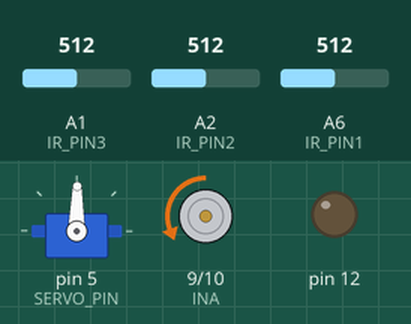
This sketch was run on a simulated Arduino Nano, built with avr-gcc and run on an emulated ATmega328P. On the bench: servo, motor-driver pin pairs drawn as motors (green arrow = first pin HIGH = forward, orange = second pin HIGH = backward, longer = more drive, scaled by the enable pin), output pins drawn as LEDs (lit = HIGH). Inputs (shaded band) come from the test bench; at power-on: A2 (IR_PIN2) = 512, A6 (IR_PIN1) = 512, A1 (IR_PIN3) = 512.

Above: at 4.2 s.
4.3 s: A2 (IR_PIN2) set to 335
7.3 s: A2 (IR_PIN2) set to 313
At 8.6 s:
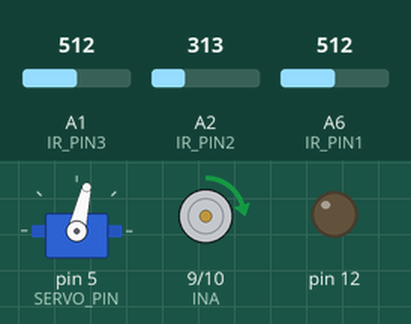
8.9 s: A6 (IR_PIN1) set to 6
At 9.6 s:
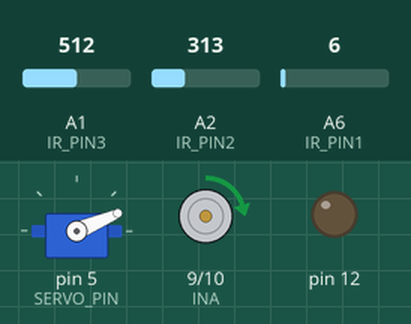
11.9 s: A6 (IR_PIN1) set to 26
At 13.1 s:
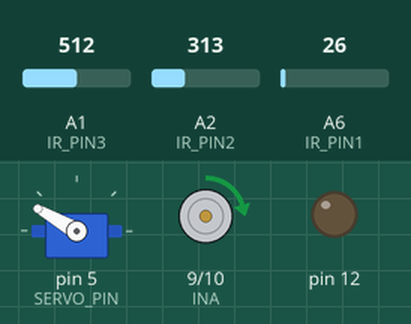
13.4 s: A6 (IR_PIN1) set to 306
At 14.6 s:
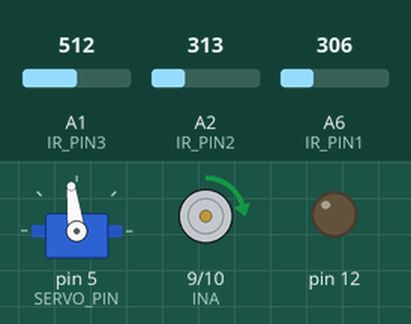
14.9 s: A1 (IR_PIN3) set to 716
At 15.5 s:
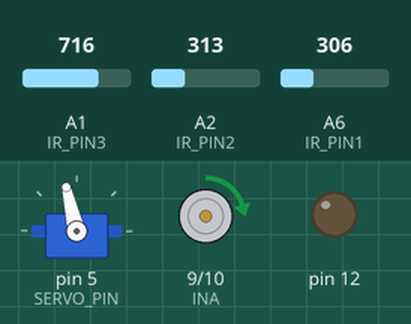
Timing chart, 0 to 17.4 s (numbered marks = the images above; inputs shaded):
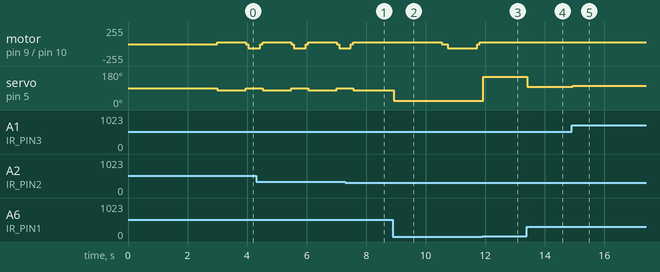

Measured:
- the behaviour switches between 327 and 326 on A2 (IR_PIN2) (found by bisection; images 0 and 1)
- after the input at 7.3 s, motor on pin 9 (INA) / pin 10 (INB): goes on until 7.6 s, then stays forward 25/255; servo on pin 5 (SERVO_PIN): goes on until 7.6 s, then stays 77°
- after the input at 8.9 s, motor on pin 9 (INA) / pin 10 (INB): forward 25/255 → stopped after 1.6 s, → backward 64/255 0.20 s later, → stopped 1.0 s later, → forward 25/255 0.08 s later; servo on pin 5 (SERVO_PIN): 77° → 23° at once
- after the input at 11.9 s, motor on pin 9 (INA) / pin 10 (INB): stays forward 25/255 (without the input it goes to stopped after 1.5 s); servo on pin 5 (SERVO_PIN): 23° → 150° at once
- after the input at 13.4 s, servo on pin 5 (SERVO_PIN): 150° → 97° at once
- after the input at 14.9 s, servo on pin 5 (SERVO_PIN): 97° → 103° at once
- by itself, servo on pin 5 (SERVO_PIN): alternates 89° for 0.56 s and 77° for 0.96 s

The sketch:

roborace_car_mini.ino
```cpp
#pragma GCC optimization("Ofast")
#include "big_car.h"
#include "tests.h"
#define LOOP_TIME 40;

Car car;

void go_back() {
  car.write_speed(0);
  delay(80);
  car.write_speed(-250);
  delay(400);
  car.write_speed(0);
  delay(80);
}

void go_back_2() {
  car.write_speed(0);
  delay(80);
  car.write_speed(-250);
  delay(1000);
  car.write_speed(0);
  delay(80);
}


void work() {
  int* s = car.read_sensors();

  int front_dist = (s[1]);
  int diff;

  bool front_clear = s[1] < 1100;

  if ( s[0] > 1200 && s[2] > 1200) {
    diff = 800;
  }
  else {
    diff = (s[2] - s[0])+100;
  }

  float coef;
  float spd;
  switch (front_clear) {
    case 0:
      coef = 0.6; spd = 190;
      break;
    case 1:
      coef = 1.7; spd = 100;
      break;
  }
  car.write_steer(diff * coef);
  car.write_speed(spd);


  bool close_front = s[1] < 301;

  static int stuck_time = 0;

  if (close_front) {
    stuck_time += 1;
  } else {
    stuck_time = 0;
  }

  if (stuck_time > 25) {
    car.write_steer(0);
    go_back();
    car.write_speed(250);
    stuck_time = 0;
  }


  // Тут код для обнаружения разворотов
  static float turns = 0;
  turns +=  diff/ -1000;
  turns = constrain(turns, -400, 4);

  if (turns < -200.0) {
    car.write_speed(0);
    delay(100);
    car.write_steer(1000);
    delay(20);
    go_back_2();
    car.write_steer(-1000);
    car.write_speed(250);
    turns = 0.0;
  }
}

unsigned long start_time = 0;
unsigned long next_loop = 0;

void setup() {
  Serial.begin(9600);
  car.init();
  delay(3000);
}

void loop() {
  unsigned long cur_time = millis();
  if (cur_time > next_loop) {
    next_loop = next_loop + LOOP_TIME;
    next_loop = max(cur_time, next_loop);
    work();
  }
}
```

big_car.h
```cpp
#include <Servo.h>

#define SENSOR_AMOUNT 3

#define SERVO_PIN 5

#define INA 9
#define INB 10
#define PWM 11

#define NEUTRAL_POINT 89
#define MIN_POINT 23
#define MAX_POINT 150 // 130 start

#define NEUTRAL_SPEED 90
#define MIN_SPEED 94 // was 100
#define MAX_SPEED 103 // was 200
#define MIN_BSPEED 85

#define IR_PIN1 A6
#define IR_PIN2 A2
#define IR_PIN3 A1


class Car {
  private:
  public:
    Servo steer_servo;
    Servo motor;

    float last_error;

    const int sensor_amount = SENSOR_AMOUNT;
    void write_speed(int s);
    void write_steer(int s);
    int* read_sensors();
    void init();
};

const float pi = 3.141592653589;

void Car::init() {

  steer_servo.attach(SERVO_PIN);
  pinMode(INA, OUTPUT);
  pinMode(INB, OUTPUT);
  pinMode(PWM, OUTPUT);

  pinMode(IR_PIN1, INPUT);
  pinMode(IR_PIN2, INPUT);
  pinMode(IR_PIN3, INPUT);

  pinMode(12, OUTPUT);
  pinMode(2, INPUT);


  write_steer(0);
  write_speed(0);
}

void Car::write_speed(int s){
  s = constrain(s, -1000, 1000);
  s = map(s, -1000, 1000, -255, 255);
  if (s > 0){
    digitalWrite(INA, HIGH);
    digitalWrite(INB, LOW);
  } else {
    digitalWrite(INA, LOW);
    digitalWrite(INB, HIGH);
  }
  analogWrite(PWM, abs(s));
}

const int SAMPLE_NUM = 3;

int compare_int (const void * a, const void * b) {
  if ( *(int*)a < * (int*)b ) return -1;
  if ( *(int*)a == *(int*)b ) return 0;
  if ( *(int*)a > *(int*)b ) return 1;
  return 0;
}

float read_sensor(int Sensor, int model) {
  int raw[SAMPLE_NUM];
  for (int i = 0; i < SAMPLE_NUM; i++) {
    raw[i] = analogRead(Sensor);
  }
  qsort(raw, SAMPLE_NUM, sizeof(int), compare_int);

  float sensorValue = (raw[SAMPLE_NUM/2]);
  return (187754 * pow(sensorValue, -1.51)) * 10.0;
}

int* Car::read_sensors() {
  static int values[SENSOR_AMOUNT];

  values[0] = read_sensor(IR_PIN1, -1);
  values[1] = read_sensor(IR_PIN2, -1);
  values[2] = read_sensor(IR_PIN3, -1);

  return values;
}

void Car::write_steer(int s) {
  s = s * -1;
  s = constrain(s, -1000, 1000);
  if (s < 0) {
    s = map(s, -1000, 0, MIN_POINT, NEUTRAL_POINT);
  } else {
    s = map(s, 0, 1000, NEUTRAL_POINT, MAX_POINT);
  }
  steer_servo.write(s);
}
```

tests.h
```cpp
#include <Wire.h>

/*
 sprintf(data, "a%04db%04dc%04dd%04de%04df%04d", s[0], s[1], s[2], s[3], s[4], s[5]);
  Serial.println();
  Serial.println(data);
  Serial.flush();

  /* delay(3000);
  car.write_speed(-100);
  delay(50);
  car.write_speed(0);
  delay(50);
  car.write_speed(-100);
  delay(1000);

  car.write_speed(0);
  delay(5000); */

void print_sensors(Car car){
  int* sensors = car.read_sensors();
  for (int i = 0; i < car.sensor_amount; i++){
    Serial.print(i);
    Serial.print(": ");
    Serial.println(sensors[i]);
  }
  Serial.println("----------");
}

void wiggle(Car car){
  for (int i = -100; i < 100; i++){
    car.write_steer(i*10);
    delay(5);
  }
  for (int i = 100; i > -100; i--){
    car.write_steer(i*10);
    delay(5);
  }
}

void turn_left(Car car){
  car.write_steer(-1000);
}

void turn_right(Car car){
  car.write_steer(1000);
}

void turn_forward(Car car){
  car.write_steer(0);
}

void max_speed_test(Car car){
  delay(1500);
  // Forward speed up
  for (int i = 0; i < 100; i++){
    car.write_speed(i*10);
    delay(20);
  }
  delay(200);
  for (int i = 100; i > 0; i--){
    car.write_speed(i*10);
    delay(10);
  }

  delay(1500);
  // Backward speed up
  for (int i = 0; i < 100; i++){
    car.write_speed(i*-10);
    delay(10);
  }
  delay(200);
  for (int i = 100; i > 0; i--){
    car.write_speed(i*-10);
    delay(20);
  }
}

void small_speed_test(Car car){
  delay(1500);
  // Forward speed up
  for (int i = 0; i < 100; i++){
    car.write_speed(i*3);
    delay(20);
  }
  delay(200);
  for (int i = 100; i > 0; i--){
    car.write_speed(i*3);
    delay(20);
  }

  delay(1500);
  // Backward speed up
  for (int i = 0; i < 100; i++){
    car.write_speed(i*-3);
    delay(20);
  }
  delay(200);
  for (int i = 100; i > 0; i--){
    car.write_speed(i*-3);
    delay(20);
  }
}

// copypasted from google search "i2c bus scan arduino"
void i2c_bus_scan(){
  byte error, address;
  int nDevices;

  Serial.println("Scanning...");
  nDevices = 0;
  for(address = 1; address < 127; address++ )
  {
    // The i2c_scanner uses the return value of
    // the Write.endTransmisstion to see if
    // a device did acknowledge to the address.
    Wire.beginTransmission(address);
    error = Wire.endTransmission();

    if (error == 0)
    {
      Serial.print("I2C device found at address 0x");
      if (address<16)
        Serial.print("0");
      Serial.print(address,HEX);
      Serial.println("  !");

      nDevices++;
    }
    else if (error==4)
    {
      Serial.print("Unknown error at address 0x");
      if (address<16)
        Serial.print("0");
      Serial.println(address,HEX);
    }
  }
  if (nDevices == 0)
    Serial.println("No I2C devices found\n");
  else
    Serial.println("done\n");
}
```
